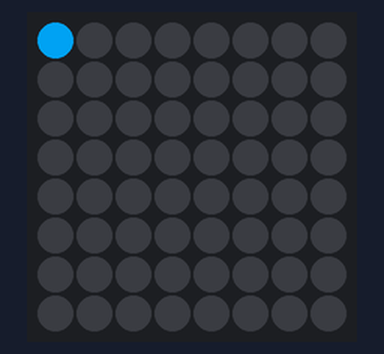
The program below on a simulated Raspberry Pi (BCM pin numbers) with a Sense HAT. On the bench: the Sense HAT's 8×8 RGB LED matrix. Dim RGB values are drawn brighter than linear; random numbers come from a fixed seed.

Above: at 0.12 s.
At 4.94 s:
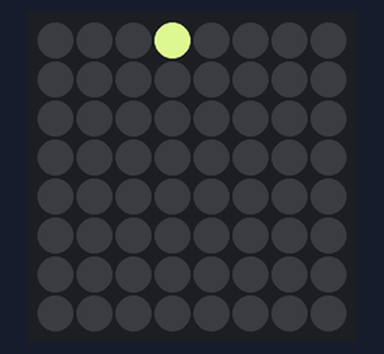
At 9.96 s:
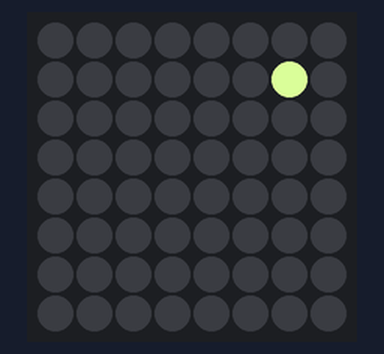
At 20.0 s:
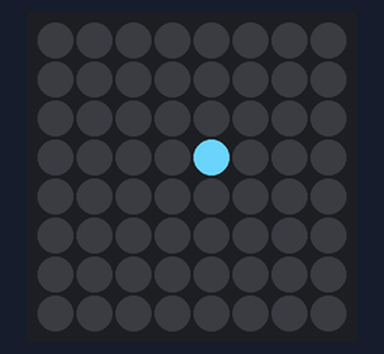
At 29.84 s:
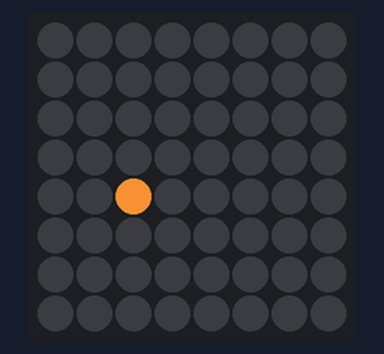
At 39.88 s:
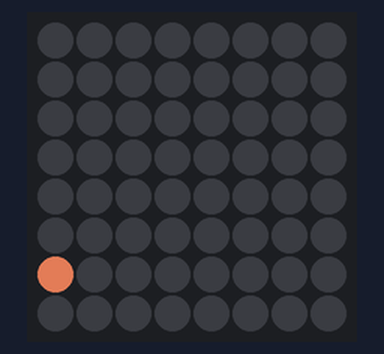

The program:

pixelator.py
```python
from sense_hat import SenseHat
from random import randint
import time
import sys

sense = SenseHat()

def r():
    return randint(1,255)

def main():

    matrix1 = 0
    matrix2 = 0

    while True:

        sense.set_pixel(matrix1, matrix2, [r(), r(), r()])
        time.sleep(0.2)
        sense.clear()

        if matrix2 == 7 and matrix1 == 7:
            matrix1 = 0
            matrix2 = 0
        elif matrix2 == 7:
            matrix2 = 0
            matrix1 += 1
        else:
            matrix2 +=1

try:
    main()
except (KeyboardInterrupt, SystemExit):
    print("programma sluiten")
finally:
    print("opkuisen van de matrix")
    sense.clear()
    sys.exit(0)
```
